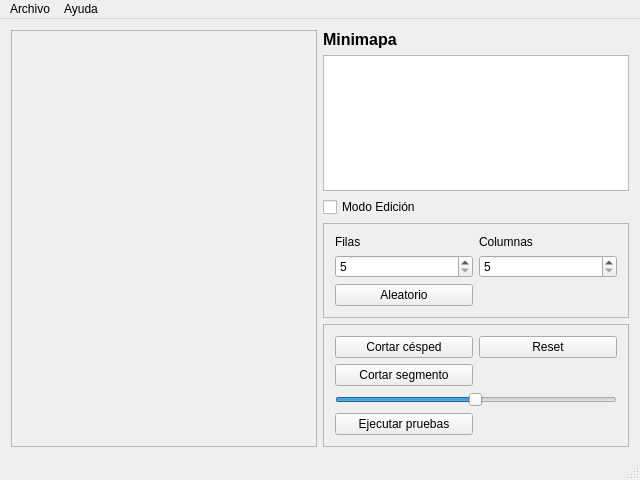
<?xml version="1.0" encoding="UTF-8"?>
<ui version="4.0">
 <class>MainWindow</class>
 <widget class="QMainWindow" name="MainWindow">
  <property name="geometry">
   <rect>
    <x>0</x>
    <y>0</y>
    <width>640</width>
    <height>480</height>
   </rect>
  </property>
  <property name="sizePolicy">
   <sizepolicy hsizetype="Preferred" vsizetype="Preferred">
    <horstretch>0</horstretch>
    <verstretch>0</verstretch>
   </sizepolicy>
  </property>
  <property name="minimumSize">
   <size>
    <width>640</width>
    <height>480</height>
   </size>
  </property>
  <property name="maximumSize">
   <size>
    <width>1920</width>
    <height>1080</height>
   </size>
  </property>
  <property name="windowTitle">
   <string>IA - Búsqueda</string>
  </property>
  <property name="windowIcon">
   <iconset resource="Recursos.qrc">
    <normaloff>:/resources/cortadora.jpg</normaloff>:/resources/cortadora.jpg</iconset>
  </property>
  <widget class="QWidget" name="centralWidget">
   <property name="sizePolicy">
    <sizepolicy hsizetype="Minimum" vsizetype="Minimum">
     <horstretch>0</horstretch>
     <verstretch>0</verstretch>
    </sizepolicy>
   </property>
   <layout class="QHBoxLayout" name="horizontalLayout_2">
    <item>
     <widget class="QScrollArea" name="scrollArea">
      <property name="widgetResizable">
       <bool>true</bool>
      </property>
      <widget class="QWidget" name="scrollAreaWidgetContents">
       <property name="geometry">
        <rect>
         <x>0</x>
         <y>0</y>
         <width>306</width>
         <height>419</height>
        </rect>
       </property>
       <layout class="QGridLayout" name="gridLayout">
        <property name="leftMargin">
         <number>0</number>
        </property>
        <property name="topMargin">
         <number>0</number>
        </property>
        <property name="rightMargin">
         <number>0</number>
        </property>
        <property name="bottomMargin">
         <number>0</number>
        </property>
        <item row="0" column="0">
         <widget class="QFrame" name="gridLayout_3">
          <property name="sizePolicy">
           <sizepolicy hsizetype="Preferred" vsizetype="Preferred">
            <horstretch>0</horstretch>
            <verstretch>0</verstretch>
           </sizepolicy>
          </property>
          <property name="frameShape">
           <enum>QFrame::NoFrame</enum>
          </property>
          <property name="frameShadow">
           <enum>QFrame::Plain</enum>
          </property>
          <layout class="QGridLayout" name="gridLayout_4">
           <property name="rightMargin">
            <number>0</number>
           </property>
           <property name="bottomMargin">
            <number>0</number>
           </property>
           <property name="spacing">
            <number>0</number>
           </property>
          </layout>
         </widget>
        </item>
       </layout>
      </widget>
     </widget>
    </item>
    <item>
     <layout class="QVBoxLayout" name="verticalLayout">
      <property name="spacing">
       <number>6</number>
      </property>
      <property name="sizeConstraint">
       <enum>QLayout::SetMinimumSize</enum>
      </property>
      <item>
       <widget class="QLabel" name="label">
        <property name="text">
         <string>&lt;html&gt;&lt;head/&gt;&lt;body&gt;&lt;p&gt;&lt;span style=&quot; font-size:12pt; font-weight:600;&quot;&gt;Minimapa&lt;/span&gt;&lt;/p&gt;&lt;/body&gt;&lt;/html&gt;</string>
        </property>
       </widget>
      </item>
      <item>
       <widget class="QGraphicsView" name="graphicsView">
        <property name="sizePolicy">
         <sizepolicy hsizetype="Expanding" vsizetype="Expanding">
          <horstretch>0</horstretch>
          <verstretch>0</verstretch>
         </sizepolicy>
        </property>
       </widget>
      </item>
      <item>
       <spacer name="verticalSpacer">
        <property name="orientation">
         <enum>Qt::Vertical</enum>
        </property>
        <property name="sizeHint" stdset="0">
         <size>
          <width>20</width>
          <height>40</height>
         </size>
        </property>
       </spacer>
      </item>
      <item>
       <widget class="QCheckBox" name="cbEdicion">
        <property name="text">
         <string>Modo Edición</string>
        </property>
       </widget>
      </item>
      <item>
       <widget class="QFrame" name="fEditar">
        <property name="frameShape">
         <enum>QFrame::StyledPanel</enum>
        </property>
        <layout class="QGridLayout" name="gridLayout_2">
         <item row="3" column="1">
          <widget class="QLabel" name="lColumnas">
           <property name="text">
            <string>Columnas</string>
           </property>
          </widget>
         </item>
         <item row="4" column="1">
          <widget class="QSpinBox" name="sbColumnas">
           <property name="minimum">
            <number>5</number>
           </property>
           <property name="maximum">
            <number>100</number>
           </property>
           <property name="value">
            <number>5</number>
           </property>
          </widget>
         </item>
         <item row="4" column="0">
          <widget class="QSpinBox" name="sbFilas">
           <property name="minimum">
            <number>5</number>
           </property>
           <property name="maximum">
            <number>100</number>
           </property>
           <property name="value">
            <number>5</number>
           </property>
          </widget>
         </item>
         <item row="3" column="0">
          <widget class="QLabel" name="lFilas">
           <property name="text">
            <string>Filas</string>
           </property>
          </widget>
         </item>
         <item row="5" column="0">
          <widget class="QPushButton" name="bAleatorio">
           <property name="sizePolicy">
            <sizepolicy hsizetype="Minimum" vsizetype="Fixed">
             <horstretch>0</horstretch>
             <verstretch>0</verstretch>
            </sizepolicy>
           </property>
           <property name="layoutDirection">
            <enum>Qt::LeftToRight</enum>
           </property>
           <property name="autoFillBackground">
            <bool>false</bool>
           </property>
           <property name="text">
            <string>Aleatorio</string>
           </property>
          </widget>
         </item>
        </layout>
       </widget>
      </item>
      <item>
       <widget class="QFrame" name="fSimular">
        <property name="frameShape">
         <enum>QFrame::StyledPanel</enum>
        </property>
        <layout class="QGridLayout" name="gridLayout_5">
         <item row="0" column="0">
          <widget class="QPushButton" name="bSimular">
           <property name="text">
            <string>Cortar césped</string>
           </property>
          </widget>
         </item>
         <item row="0" column="1">
          <widget class="QPushButton" name="bReset">
           <property name="text">
            <string>Reset</string>
           </property>
          </widget>
         </item>
         <item row="2" column="0" colspan="2">
          <widget class="QSlider" name="timeSlider">
           <property name="minimum">
            <number>1</number>
           </property>
           <property name="maximum">
            <number>1000</number>
           </property>
           <property name="value">
            <number>500</number>
           </property>
           <property name="orientation">
            <enum>Qt::Horizontal</enum>
           </property>
           <property name="tickPosition">
            <enum>QSlider::NoTicks</enum>
           </property>
          </widget>
         </item>
         <item row="1" column="0">
          <widget class="QPushButton" name="bCamino">
           <property name="text">
            <string>Cortar segmento</string>
           </property>
          </widget>
         </item>
         <item row="3" column="0">
          <widget class="QPushButton" name="bPruebas">
           <property name="text">
            <string>Ejecutar pruebas</string>
           </property>
          </widget>
         </item>
        </layout>
       </widget>
      </item>
     </layout>
    </item>
   </layout>
  </widget>
  <widget class="QMenuBar" name="menuBar">
   <property name="geometry">
    <rect>
     <x>0</x>
     <y>0</y>
     <width>640</width>
     <height>21</height>
    </rect>
   </property>
   <widget class="QMenu" name="menuArchivo">
    <property name="title">
     <string>Archivo</string>
    </property>
    <addaction name="actionNuevo"/>
    <addaction name="actionAbrir"/>
    <addaction name="separator"/>
    <addaction name="actionGuardar"/>
    <addaction name="actionGuardar_como"/>
    <addaction name="separator"/>
    <addaction name="actionSalir"/>
   </widget>
   <widget class="QMenu" name="menuAcerca_de">
    <property name="title">
     <string>Ayuda</string>
    </property>
    <addaction name="actionAcerca_de"/>
   </widget>
   <addaction name="menuArchivo"/>
   <addaction name="menuAcerca_de"/>
  </widget>
  <widget class="QStatusBar" name="statusBar"/>
  <action name="actionSalir">
   <property name="icon">
    <iconset resource="Recursos.qrc">
     <normaloff>:/resources/salir.png</normaloff>:/resources/salir.png</iconset>
   </property>
   <property name="text">
    <string>Salir</string>
   </property>
  </action>
  <action name="actionAcerca_de">
   <property name="icon">
    <iconset resource="Recursos.qrc">
     <normaloff>:/resources/informacion.png</normaloff>:/resources/informacion.png</iconset>
   </property>
   <property name="text">
    <string>Acerca de...</string>
   </property>
  </action>
  <action name="actionAbrir">
   <property name="icon">
    <iconset resource="Recursos.qrc">
     <normaloff>:/resources/carpeta.png</normaloff>:/resources/carpeta.png</iconset>
   </property>
   <property name="text">
    <string>Abrir...</string>
   </property>
   <property name="shortcut">
    <string>Ctrl+O</string>
   </property>
  </action>
  <action name="actionGuardar">
   <property name="icon">
    <iconset resource="Recursos.qrc">
     <normaloff>:/resources/floppy.png</normaloff>:/resources/floppy.png</iconset>
   </property>
   <property name="text">
    <string>Guardar</string>
   </property>
   <property name="shortcut">
    <string>Ctrl+S</string>
   </property>
  </action>
  <action name="actionGuardar_como">
   <property name="text">
    <string>Guardar como...</string>
   </property>
  </action>
  <action name="actionNuevo">
   <property name="icon">
    <iconset resource="Recursos.qrc">
     <normaloff>:/resources/archivo.png</normaloff>:/resources/archivo.png</iconset>
   </property>
   <property name="text">
    <string>Nuevo...</string>
   </property>
   <property name="shortcut">
    <string>Ctrl+N</string>
   </property>
  </action>
 </widget>
 <layoutdefault spacing="6" margin="11"/>
 <tabstops>
  <tabstop>scrollArea</tabstop>
  <tabstop>cbEdicion</tabstop>
  <tabstop>sbFilas</tabstop>
  <tabstop>sbColumnas</tabstop>
  <tabstop>bAleatorio</tabstop>
  <tabstop>bSimular</tabstop>
  <tabstop>bReset</tabstop>
  <tabstop>bCamino</tabstop>
  <tabstop>timeSlider</tabstop>
  <tabstop>bPruebas</tabstop>
 </tabstops>
 <resources>
  <include location="Recursos.qrc"/>
 </resources>
 <connections>
  <connection>
   <sender>cbEdicion</sender>
   <signal>clicked(bool)</signal>
   <receiver>fEditar</receiver>
   <slot>setEnabled(bool)</slot>
   <hints>
    <hint type="sourcelabel">
     <x>367</x>
     <y>346</y>
    </hint>
    <hint type="destinationlabel">
     <x>408</x>
     <y>363</y>
    </hint>
   </hints>
  </connection>
  <connection>
   <sender>cbEdicion</sender>
   <signal>clicked(bool)</signal>
   <receiver>fSimular</receiver>
   <slot>setDisabled(bool)</slot>
   <hints>
    <hint type="sourcelabel">
     <x>479</x>
     <y>351</y>
    </hint>
    <hint type="destinationlabel">
     <x>476</x>
     <y>445</y>
    </hint>
   </hints>
  </connection>
 </connections>
</ui>
